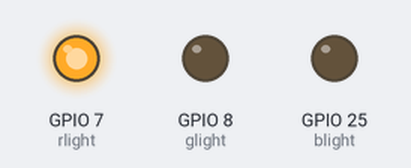
A program run on a simulated Raspberry Pi (BCM pin numbers). On the bench: output pins drawn as LEDs (lit = HIGH).

Above: at 0.5 s.
At 1.5 s:
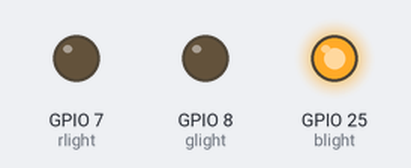
At 5.5 s:
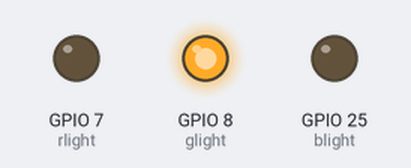
Timing chart, 0 to 6.9 s (numbered marks = the images above):
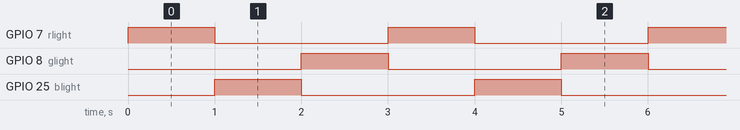

Measured:
- by itself, GPIO 7 (rlight), GPIO 8 (glight), GPIO 25 (blight): alternates HIGH for 1.0 s and LOW for 2.0 s
- by itself, everything shown: repeats every 3.0 s, in 3 steps

The program:

7.External_RGB.py
```python
#!/usr/bin/env python2
# -*- coding: utf-8 -*-
"""
Created on Thu Jan 10 01:16:58 2019

@author: pi
"""

import RPi.GPIO as GPIO
import time

blight =25
glight =8
rlight =7

GPIO.setmode(GPIO.BCM)

GPIO.setup(rlight,GPIO.OUT)
GPIO.setup(glight,GPIO.OUT)
GPIO.setup(blight,GPIO.OUT)


while True:
    GPIO.output(rlight,True)
    time.sleep(1)
    GPIO.output(rlight,False)
    GPIO.output(blight,True)
    time.sleep(1)
    GPIO.output(blight,False)
    GPIO.output(glight,True)
    time.sleep(1)
    GPIO.output(glight,False)
```
